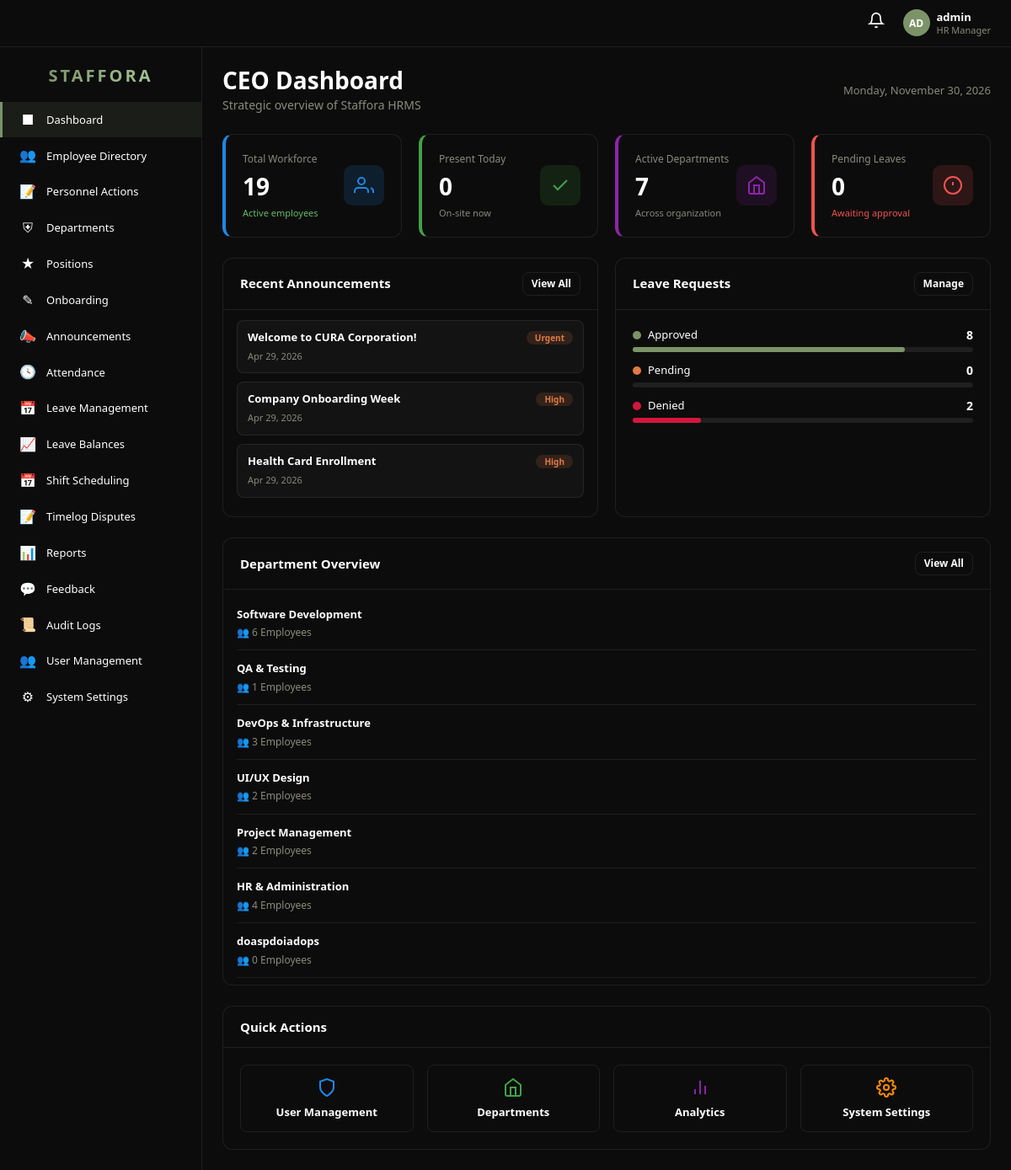
The app's page /index.php?page=dashboard (signed in) with its own data.
### tables this page shows
CREATE TABLE `announcement` (
  `id` int(11) NOT NULL AUTO_INCREMENT,
  `title` varchar(200) NOT NULL,
  `content` text NOT NULL,
  `posted_by` int(11) DEFAULT NULL,
  `priority` enum('Low','Medium','High','Urgent') NOT NULL DEFAULT 'Medium',
  `pinned` tinyint(1) NOT NULL DEFAULT 0,
  `target_audience` varchar(50) NOT NULL DEFAULT 'All',
  `is_company_wide` tinyint(1) NOT NULL DEFAULT 1,
  `department_id` int(11) DEFAULT NULL,
  `created_at` int(11) NOT NULL DEFAULT 0,
  `updated_at` int(11) NOT NULL DEFAULT 0,
  PRIMARY KEY (`id`),
  KEY `posted_by` (`posted_by`),
  KEY `department_id` (`department_id`),
  CONSTRAINT `announcement_ibfk_1` FOREIGN KEY (`posted_by`) REFERENCES `user` (`id`) ON DELETE SET NULL,
  CONSTRAINT `announcement_ibfk_2` FOREIGN KEY (`department_id`) REFERENCES `department` (`id`) ON DELETE SET NULL
);

### includes/auth.php (called while the page is built, shortened)
<?php
require_once __DIR__ . '/../config.php';
require_once __DIR__ . '/db.php';
class Auth {
    public static function role(): string { return $_SESSION['role'] ?? ''; }
}

### index.php (called while the page is built, shortened)
<?php
require_once __DIR__ . '/config.php';
require_once __DIR__ . '/includes/db.php';
require_once __DIR__ . '/includes/auth.php';
$page = $_GET['page'] ?? 'dashboard';
$file = __DIR__ . '/pages/' . $page . '.php';
require $file;

### includes/db.php (called while the page is built, shortened)
<?php
require_once __DIR__ . '/../config.php';
class DB {
    private static $pdo = null;
    public static function get(): PDO {
        if (self::$pdo === null) {
            $dsn = 'mysql:host=' . DB_HOST . ';port=' . DB_PORT . ';dbname=' . DB_NAME . ';charset=' . DB_CHARSET;
            self::$pdo = new PDO($dsn, DB_USER, DB_PASS, [
                PDO::ATTR_ERRMODE            => PDO::ERRMODE_EXCEPTION,
                PDO::ATTR_DEFAULT_FETCH_MODE => PDO::FETCH_ASSOC,
                PDO::ATTR_EMULATE_PREPARES   => false,
            ]);
        }
        return self::$pdo;
    }
    public static function query(string $sql, array $params = []): PDOStatement {
        $stmt = self::get()->prepare($sql);
        $stmt->execute($params);
        return $stmt;
    }
    public static function fetchAll(string $sql, array $params = []): array {
        return self::query($sql, $params)->fetchAll();
    }
    public static function fetchScalar(string $sql, array $params = []) {
        return self::query($sql, $params)->fetchColumn();
    }
}

### config.php (called while the page is built, shortened)
<?php
if(!function_exists("e")){
    function e(?string $s):string{ return htmlspecialchars((string)$s,ENT_QUOTES|ENT_SUBSTITUTE,"UTF-8"); }
}
if(!function_exists("url")){
    function url(string $page,array $params=[]):string{
        return BASE_URL."/index.php?".http_build_query(array_merge(["page"=>$page],$params));
    }
}

### pages/dashboard.php (the view, shortened to what this page needs)
<?php
require_once __DIR__ . '/../config.php';
require_once __DIR__ . '/../includes/db.php';
require_once __DIR__ . '/../includes/auth.php';
$role = Auth::role();
if ($role === 'Super Admin') {
    $totalEmp = (int)DB::fetchScalar("SELECT COUNT(*) FROM employee WHERE status IN ('Regular','Probationary')");
    $presentToday = (int)DB::fetchScalar("SELECT COUNT(*) FROM attendance WHERE date=CURDATE() AND status IN ('On Time','Late')");
    $depts = DB::fetchAll("SELECT d.name, COUNT(e.id) as cnt FROM department d LEFT JOIN employee e ON e.department_id=d.id AND e.status IN ('Regular','Probationary') GROUP BY d.id, d.name");
    $deptCount = count($depts);
    $announcements = DB::fetchAll("SELECT * FROM announcement ORDER BY pinned DESC, created_at DESC LIMIT 3");
    $leaveStats = DB::fetchAll("SELECT status, COUNT(*) as cnt FROM leave_request GROUP BY status");
    $leaveMap = [];
    foreach($leaveStats as $l) $leaveMap[$l['status']] = $l['cnt'];
    $pendingLeaves = (int)DB::fetchScalar("SELECT COUNT(*) FROM leave_request WHERE status='Pending'");
}
require_once __DIR__ . '/../includes/layout_header.php';
?>
<?php if ($role === 'Super Admin'): ?>
<div style="margin-bottom:24px;display:flex;align-items:center;justify-content:space-between;">
    <div><h1 style="font-size:28px;font-weight:700;margin:0;">CEO Dashboard</h1><p style="color:var(--text-muted);margin:4px 0 0;">Strategic overview of Staffora HRMS</p></div>
    <div style="font-size:13px;color:var(--text-muted);"><?php echo date('l, F j, Y'); ?></div>
</div>
<div style="display:grid;grid-template-columns:repeat(4,1fr);gap:20px;margin-bottom:24px;">
    <div class="hrms-card" style="border-left:4px solid #1e88e5;padding:20px;"><div style="display:flex;justify-content:space-between;align-items:center;"><div><p style="font-size:12px;color:var(--text-muted);margin:0 0 4px;">Total Workforce</p><p style="font-size:28px;font-weight:700;margin:0;"><?php echo $totalEmp; ?></p><p style="font-size:11px;color:#66bb6a;margin:4px 0 0;">Active employees</p></div><div style="width:48px;height:48px;background:rgba(30,136,229,0.15);border-radius:10px;display:flex;align-items:center;justify-content:center;"><svg width="24" height="24" viewBox="0 0 24 24" fill="none" stroke="#1e88e5" stroke-width="2"><path d="M17 21v-2a4 4 0 0 0-4-4H5a4 4 0 0 0-4 4v2"></path><circle cx="9" cy="7" r="4"></circle><path d="M23 21v-2a4 4 0 0 0-3-3.87"></path></svg></div></div></div>
    <div class="hrms-card" style="border-left:4px solid #43a047;padding:20px;"><div style="display:flex;justify-content:space-between;align-items:center;"><div><p style="font-size:12px;color:var(--text-muted);margin:0 0 4px;">Present Today</p><p style="font-size:28px;font-weight:700;margin:0;"><?php echo $presentToday; ?></p><p style="font-size:11px;color:var(--text-muted);margin:4px 0 0;">On-site now</p></div><div style="width:48px;height:48px;background:rgba(67,160,71,0.15);border-radius:10px;display:flex;align-items:center;justify-content:center;"><svg width="24" height="24" viewBox="0 0 24 24" fill="none" stroke="#43a047" stroke-width="2"><polyline points="20 6 9 17 4 12"></polyline></svg></div></div></div>
    <div class="hrms-card" style="border-left:4px solid #8e24aa;padding:20px;"><div style="display:flex;justify-content:space-between;align-items:center;"><div><p style="font-size:12px;color:var(--text-muted);margin:0 0 4px;">Active Departments</p><p style="font-size:28px;font-weight:700;margin:0;"><?php echo $deptCount; ?></p><p style="font-size:11px;color:var(--text-muted);margin:4px 0 0;">Across organization</p></div><div style="width:48px;height:48px;background:rgba(142,36,170,0.15);border-radius:10px;display:flex;align-items:center;justify-content:center;"><svg width="24" height="24" viewBox="0 0 24 24" fill="none" stroke="#8e24aa" stroke-width="2"><path d="M3 9l9-7 9 7v11a2 2 0 0 1-2 2H5a2 2 0 0 1-2-2z"></path><polyline points="9 22 9 12 15 12 15 22"></polyline></svg></div></div></div>
    <div class="hrms-card" style="border-left:4px solid #ef5350;padding:20px;"><div style="display:flex;justify-content:space-between;align-items:center;"><div><p style="font-size:12px;color:var(--text-muted);margin:0 0 4px;">Pending Leaves</p><p style="font-size:28px;font-weight:700;margin:0;"><?php echo $pendingLeaves; ?></p><p style="font-size:11px;color:#ef5350;margin:4px 0 0;">Awaiting approval</p></div><div style="width:48px;height:48px;background:rgba(239,83,80,0.15);border-radius:10px;display:flex;align-items:center;justify-content:center;"><svg width="24" height="24" viewBox="0 0 24 24" fill="none" stroke="#ef5350" stroke-width="2"><circle cx="12" cy="12" r="10"></circle><line x1="12" y1="8" x2="12" y2="12"></line><line x1="12" y1="16" x2="12.01" y2="16"></line></svg></div></div></div>
</div>
<div style="display:grid;grid-template-columns:1fr 1fr;gap:20px;margin-bottom:24px;">
    <div class="hrms-card"><div class="card-header"><h3>Recent Announcements</h3><a href="<?php echo url('announcement'); ?>" class="btn btn-sm btn-outline">View All</a></div><div class="card-body" style="padding:12px 16px;">
    <?php foreach($announcements as $ann): ?><div style="padding:12px;background:rgba(255,255,255,0.03);border-radius:8px;border:1px solid var(--border);margin-bottom:10px;"><div style="display:flex;justify-content:space-between;align-items:flex-start;margin-bottom:6px;"><h4 style="margin:0;font-size:13px;font-weight:600;"><?php echo e($ann['title']); ?></h4><span class="badge <?php echo in_array($ann['priority'],['High','Urgent'])?'badge-warning':'badge-muted'; ?>" style="font-size:10px;"><?php echo e($ann['priority']); ?></span></div><div style="font-size:11px;color:var(--text-muted);"><?php echo date('M j, Y', $ann['created_at']); ?></div></div><?php endforeach; ?>
    </div></div>
    <div class="hrms-card"><div class="card-header"><h3>Leave Requests</h3><a href="<?php echo url('leave'); ?>" class="btn btn-sm btn-outline">Manage</a></div><div class="card-body">
    <?php $leaveData=[['name'=>'Approved','cnt'=>$leaveMap['Approved']??0,'color'=>'#7C9368'],['name'=>'Pending','cnt'=>$leaveMap['Pending']??0,'color'=>'#E07A45'],['name'=>'Denied','cnt'=>$leaveMap['Denied']??0,'color'=>'#d4183d']];$total=array_sum(array_column($leaveData,'cnt'))?:1; ?>
    <?php foreach($leaveData as $item): ?><div style="margin-bottom:12px;"><div style="display:flex;justify-content:space-between;margin-bottom:4px;"><div style="display:flex;align-items:center;gap:8px;font-size:13px;"><span style="width:10px;height:10px;border-radius:50%;background:<?php echo $item['color']; ?>;display:inline-block;"></span><?php echo $item['name']; ?></div><strong><?php echo $item['cnt']; ?></strong></div><div style="height:6px;background:rgba(255,255,255,0.08);border-radius:3px;"><div style="height:100%;width:<?php echo round($item['cnt']/$total*100); ?>%;background:<?php echo $item['color']; ?>;border-radius:3px;"></div></div></div><?php endforeach; ?>
    </div></div>
</div>
<div class="hrms-card" style="margin-bottom:24px;"><div class="card-header"><h3>Department Overview</h3><a href="<?php echo url('department'); ?>" class="btn btn-sm btn-outline">View All</a></div><div class="card-body" style="padding:8px 16px;">
<?php foreach($depts as $dept): ?><div style="display:flex;justify-content:space-between;align-items:center;padding:12px 0;border-bottom:1px solid var(--border);"><div style="flex:1;"><div style="display:flex;justify-content:space-between;align-items:center;margin-bottom:4px;"><span style="font-weight:600;font-size:13px;"><?php echo e($dept['name']); ?></span></div><div style="font-size:12px;color:var(--text-muted);">&#128101; <?php echo $dept['cnt']; ?> Employees</div></div></div><?php endforeach; ?>
</div></div>
<div class="hrms-card"><div class="card-header"><h3>Quick Actions</h3></div><div class="card-body"><div style="display:grid;grid-template-columns:repeat(4,1fr);gap:16px;">
<a href="<?php echo url('user_management'); ?>" class="btn btn-outline" style="height:80px;flex-direction:column;gap:8px;justify-content:center;"><svg width="24" height="24" viewBox="0 0 24 24" fill="none" stroke="#1e88e5" stroke-width="2"><path d="M12 22s8-4 8-10V5l-8-3-8 3v7c0 6 8 10 8 10z"></path></svg><span style="font-size:13px;">User Management</span></a>
<a href="<?php echo url('department'); ?>" class="btn btn-outline" style="height:80px;flex-direction:column;gap:8px;justify-content:center;"><svg width="24" height="24" viewBox="0 0 24 24" fill="none" stroke="#43a047" stroke-width="2"><path d="M3 9l9-7 9 7v11a2 2 0 0 1-2 2H5a2 2 0 0 1-2-2z"></path><polyline points="9 22 9 12 15 12 15 22"></polyline></svg><span style="font-size:13px;">Departments</span></a>
<a href="<?php echo url('report'); ?>" class="btn btn-outline" style="height:80px;flex-direction:column;gap:8px;justify-content:center;"><svg width="24" height="24" viewBox="0 0 24 24" fill="none" stroke="#8e24aa" stroke-width="2"><line x1="18" y1="20" x2="18" y2="10"></line><line x1="12" y1="20" x2="12" y2="4"></line><line x1="6" y1="20" x2="6" y2="14"></line></svg><span style="font-size:13px;">Analytics</span></a>
<a href="<?php echo url('settings'); ?>" class="btn btn-outline" style="height:80px;flex-direction:column;gap:8px;justify-content:center;"><span style="font-size:13px;">System Settings</span></a>
</div></div></div>
<?php endif; ?>
<?php require_once __DIR__ . '/../includes/layout_footer.php'; ?>

### web/css/hrms.css (style rules this page uses)
:root { --bg: #0c0c0c; --sidebar: #0c0c0c; --card: #0c0c0c; --card-hover: #161616; --border: rgba(255, 255, 255, 0.08); --text: #ffffff; --text-muted: #8a8a7a; --accent: #7C9368; --accent-hover: #8ca678; --primary: #5b8a72; --success: #4caf50; --warning: #E07A45; --danger: #d4183d; --info: #42a5f5 }
* { box-sizing: border-box }
body.hrms-body { margin: 0; background: var(--bg); color: var(--text); font-family: 'Segoe UI', system-ui, -apple-system, sans-serif; font-size: 14px }
a { color: var(--accent); text-decoration: none }
.hrms-card { background: var(--card); border: 1px solid var(--border); border-radius: 12px; overflow: hidden; transition: border-color .2s }
.card-header { padding: 16px 20px; border-bottom: 1px solid var(--border); display: flex; justify-content: space-between; align-items: center }
.card-header h3 { margin: 0; font-size: 15px; font-weight: 600 }
.card-body { padding: 20px }
.badge { padding: 3px 10px; border-radius: 20px; font-size: 11px; font-weight: 600; display: inline-block }
.badge-late, .badge-pending, .badge-processing, .badge-warning, .badge-medium, .badge-in-progress { background: rgba(224, 122, 69, 0.15); color: #E07A45 }
.btn { padding: 8px 16px; border-radius: 8px; font-size: 13px; font-weight: 600; border: none; cursor: pointer; transition: all .2s; display: inline-flex; align-items: center; gap: 6px; text-decoration: none }
.btn-outline { background: transparent; border: 1px solid var(--border); color: var(--text) }
.btn-sm { padding: 4px 10px; font-size: 12px }

### records on screen
announcement: title "Welcome to CURA Corporation!", priority "Urgent", created_at "Apr 29, 2026"
announcement: title "Company Onboarding Week", priority "High", created_at "Apr 29, 2026"
announcement: title "Health Card Enrollment", priority "High", created_at "Apr 29, 2026"

### other values on screen
substr($username ?: 'U', 0, 2) "AD"
$username "admin"
$roleLabel "HR Manager"
$item[2] "■"
$item[0] "Dashboard"
$item[2] "👥"
$item[0] "Employee Directory"
$item[2] "📝"
$item[0] "Personnel Actions"
$item[2] "⛨"
$item[0] "Departments"
$item[2] "★"
$item[0] "Positions"
$item[2] "✎"
$item[0] "Onboarding"
